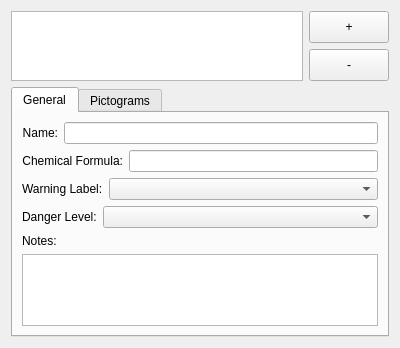
<?xml version="1.0" encoding="UTF-8"?>
<ui version="4.0">
 <class>AddItemsProperties</class>
 <widget class="QWidget" name="AddItemsProperties">
  <property name="geometry">
   <rect>
    <x>0</x>
    <y>0</y>
    <width>400</width>
    <height>348</height>
   </rect>
  </property>
  <property name="windowTitle">
   <string>Add Items Properties</string>
  </property>
  <layout class="QVBoxLayout" name="verticalLayout">
   <item>
    <layout class="QHBoxLayout" name="items_layout">
     <item>
      <widget class="QListView" name="items_list">
       <property name="selectionMode">
        <enum>QAbstractItemView::ExtendedSelection</enum>
       </property>
      </widget>
     </item>
     <item>
      <layout class="QVBoxLayout" name="layout_buttons">
       <item>
        <widget class="QPushButton" name="button_add_items">
         <property name="sizePolicy">
          <sizepolicy hsizetype="Fixed" vsizetype="Expanding">
           <horstretch>0</horstretch>
           <verstretch>0</verstretch>
          </sizepolicy>
         </property>
         <property name="text">
          <string>+</string>
         </property>
        </widget>
       </item>
       <item>
        <widget class="QPushButton" name="button_remove_items">
         <property name="sizePolicy">
          <sizepolicy hsizetype="Fixed" vsizetype="Expanding">
           <horstretch>0</horstretch>
           <verstretch>0</verstretch>
          </sizepolicy>
         </property>
         <property name="text">
          <string>-</string>
         </property>
        </widget>
       </item>
      </layout>
     </item>
    </layout>
   </item>
   <item>
    <widget class="QTabWidget" name="tab_item_properties">
     <property name="currentIndex">
      <number>0</number>
     </property>
     <widget class="QWidget" name="general_tab">
      <attribute name="title">
       <string>General</string>
      </attribute>
      <layout class="QVBoxLayout" name="verticalLayout_2">
       <item>
        <layout class="QHBoxLayout" name="layout_name">
         <item>
          <widget class="QLabel" name="label_name">
           <property name="sizePolicy">
            <sizepolicy hsizetype="Maximum" vsizetype="Preferred">
             <horstretch>0</horstretch>
             <verstretch>0</verstretch>
            </sizepolicy>
           </property>
           <property name="text">
            <string>Name:</string>
           </property>
           <property name="alignment">
            <set>Qt::AlignRight|Qt::AlignTrailing|Qt::AlignVCenter</set>
           </property>
          </widget>
         </item>
         <item>
          <widget class="QLineEdit" name="entry_name"/>
         </item>
        </layout>
       </item>
       <item>
        <layout class="QHBoxLayout" name="layout_chem_formula">
         <item>
          <widget class="QLabel" name="label_chem_formula">
           <property name="sizePolicy">
            <sizepolicy hsizetype="Maximum" vsizetype="Preferred">
             <horstretch>0</horstretch>
             <verstretch>0</verstretch>
            </sizepolicy>
           </property>
           <property name="text">
            <string>Chemical Formula:</string>
           </property>
           <property name="alignment">
            <set>Qt::AlignRight|Qt::AlignTrailing|Qt::AlignVCenter</set>
           </property>
          </widget>
         </item>
         <item>
          <widget class="QLineEdit" name="entry_chem_formula"/>
         </item>
        </layout>
       </item>
       <item>
        <layout class="QHBoxLayout" name="layout_warning_label">
         <item>
          <widget class="QLabel" name="label_warning_label">
           <property name="sizePolicy">
            <sizepolicy hsizetype="Maximum" vsizetype="Preferred">
             <horstretch>0</horstretch>
             <verstretch>0</verstretch>
            </sizepolicy>
           </property>
           <property name="text">
            <string>Warning Label:</string>
           </property>
          </widget>
         </item>
         <item>
          <widget class="QComboBox" name="combo_warning_label"/>
         </item>
        </layout>
       </item>
       <item>
        <layout class="QHBoxLayout" name="layout_danger_level">
         <item>
          <widget class="QLabel" name="label_danger_level">
           <property name="sizePolicy">
            <sizepolicy hsizetype="Maximum" vsizetype="Preferred">
             <horstretch>0</horstretch>
             <verstretch>0</verstretch>
            </sizepolicy>
           </property>
           <property name="text">
            <string>Danger Level:</string>
           </property>
          </widget>
         </item>
         <item>
          <widget class="QComboBox" name="combo_danger_level"/>
         </item>
        </layout>
       </item>
       <item>
        <layout class="QVBoxLayout" name="layout_notes">
         <item>
          <widget class="QLabel" name="label_notes">
           <property name="text">
            <string>Notes:</string>
           </property>
          </widget>
         </item>
         <item>
          <widget class="QTextEdit" name="notes_text">
           <property name="textInteractionFlags">
            <set>Qt::LinksAccessibleByMouse|Qt::TextEditable|Qt::TextEditorInteraction|Qt::TextSelectableByKeyboard|Qt::TextSelectableByMouse</set>
           </property>
          </widget>
         </item>
        </layout>
       </item>
      </layout>
     </widget>
     <widget class="QWidget" name="pictograms_tab">
      <attribute name="title">
       <string>Pictograms</string>
      </attribute>
      <layout class="QHBoxLayout" name="horizontalLayout">
       <item>
        <widget class="QListView" name="pictograms_list">
         <property name="selectionMode">
          <enum>QAbstractItemView::ExtendedSelection</enum>
         </property>
         <property name="flow">
          <enum>QListView::LeftToRight</enum>
         </property>
         <property name="resizeMode">
          <enum>QListView::Adjust</enum>
         </property>
         <property name="gridSize">
          <size>
           <width>32</width>
           <height>32</height>
          </size>
         </property>
         <property name="viewMode">
          <enum>QListView::IconMode</enum>
         </property>
         <property name="uniformItemSizes">
          <bool>true</bool>
         </property>
        </widget>
       </item>
       <item>
        <layout class="QVBoxLayout" name="pictogram_button_layout">
         <item>
          <widget class="QPushButton" name="button_add_pictograms">
           <property name="sizePolicy">
            <sizepolicy hsizetype="Minimum" vsizetype="MinimumExpanding">
             <horstretch>0</horstretch>
             <verstretch>0</verstretch>
            </sizepolicy>
           </property>
           <property name="text">
            <string>+</string>
           </property>
          </widget>
         </item>
         <item>
          <widget class="QPushButton" name="button_remove_pictograms">
           <property name="sizePolicy">
            <sizepolicy hsizetype="Minimum" vsizetype="MinimumExpanding">
             <horstretch>0</horstretch>
             <verstretch>0</verstretch>
            </sizepolicy>
           </property>
           <property name="text">
            <string>-</string>
           </property>
          </widget>
         </item>
        </layout>
       </item>
      </layout>
     </widget>
    </widget>
   </item>
  </layout>
 </widget>
 <resources/>
 <connections/>
</ui>
